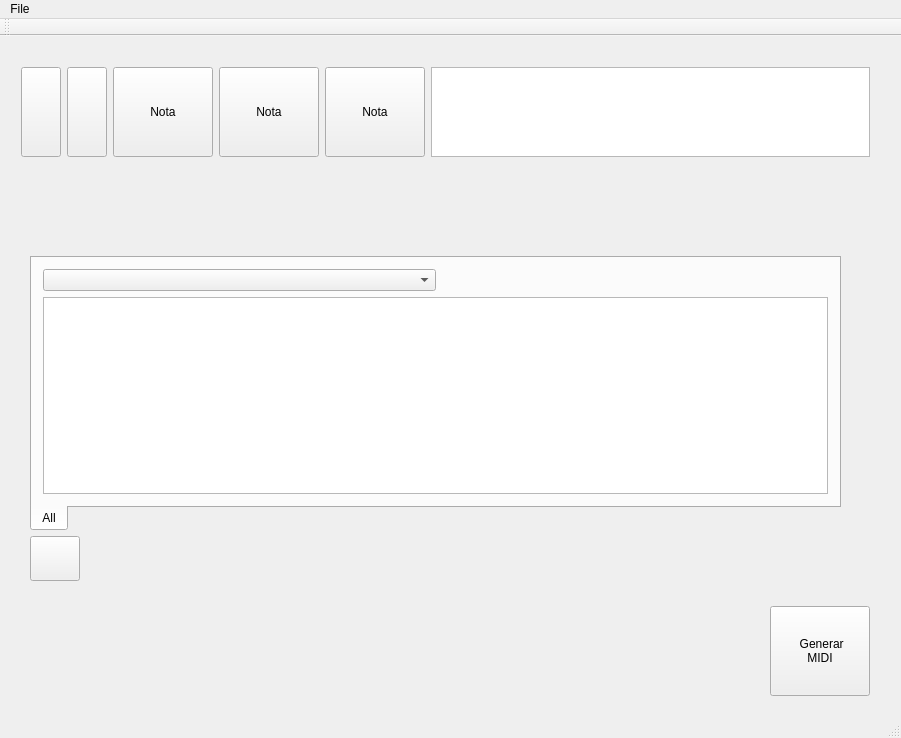
<?xml version="1.0" encoding="UTF-8"?>
<ui version="4.0">
 <class>QJmidi</class>
 <widget class="QMainWindow" name="QJmidi">
  <property name="geometry">
   <rect>
    <x>0</x>
    <y>0</y>
    <width>901</width>
    <height>738</height>
   </rect>
  </property>
  <property name="windowTitle">
   <string>QJmidi</string>
  </property>
  <widget class="QWidget" name="centralWidget">
   <widget class="QPushButton" name="pb_generar_midi">
    <property name="geometry">
     <rect>
      <x>770</x>
      <y>570</y>
      <width>100</width>
      <height>90</height>
     </rect>
    </property>
    <property name="text">
     <string> Generar
MIDI</string>
    </property>
   </widget>
   <widget class="QTabWidget" name="tabWidget_tracks">
    <property name="enabled">
     <bool>true</bool>
    </property>
    <property name="geometry">
     <rect>
      <x>30</x>
      <y>220</y>
      <width>811</width>
      <height>275</height>
     </rect>
    </property>
    <property name="sizePolicy">
     <sizepolicy hsizetype="MinimumExpanding" vsizetype="MinimumExpanding">
      <horstretch>0</horstretch>
      <verstretch>0</verstretch>
     </sizepolicy>
    </property>
    <property name="tabPosition">
     <enum>QTabWidget::South</enum>
    </property>
    <property name="currentIndex">
     <number>0</number>
    </property>
    <property name="elideMode">
     <enum>Qt::ElideNone</enum>
    </property>
    <property name="usesScrollButtons">
     <bool>true</bool>
    </property>
    <property name="documentMode">
     <bool>false</bool>
    </property>
    <property name="tabsClosable">
     <bool>false</bool>
    </property>
    <property name="movable">
     <bool>false</bool>
    </property>
    <property name="tabBarAutoHide">
     <bool>false</bool>
    </property>
    <widget class="QWidget" name="tab_0">
     <attribute name="title">
      <string>All</string>
     </attribute>
     <layout class="QVBoxLayout" name="verticalLayout">
      <item>
       <layout class="QHBoxLayout" name="horizontalLayout_2">
        <item>
         <widget class="QComboBox" name="cb_instrument">
          <property name="sizePolicy">
           <sizepolicy hsizetype="MinimumExpanding" vsizetype="Fixed">
            <horstretch>0</horstretch>
            <verstretch>0</verstretch>
           </sizepolicy>
          </property>
         </widget>
        </item>
        <item>
         <spacer name="horizontalSpacer">
          <property name="orientation">
           <enum>Qt::Horizontal</enum>
          </property>
          <property name="sizeHint" stdset="0">
           <size>
            <width>40</width>
            <height>20</height>
           </size>
          </property>
         </spacer>
        </item>
       </layout>
      </item>
      <item>
       <widget class="QGraphicsView" name="graphicsView_2"/>
      </item>
     </layout>
    </widget>
   </widget>
   <widget class="QWidget" name="layoutWidget">
    <property name="geometry">
     <rect>
      <x>10</x>
      <y>20</y>
      <width>871</width>
      <height>111</height>
     </rect>
    </property>
    <layout class="QHBoxLayout" name="horizontalLayout">
     <item>
      <widget class="QPushButton" name="pb_nota">
       <property name="sizePolicy">
        <sizepolicy hsizetype="Minimum" vsizetype="Fixed">
         <horstretch>0</horstretch>
         <verstretch>0</verstretch>
        </sizepolicy>
       </property>
       <property name="minimumSize">
        <size>
         <width>40</width>
         <height>90</height>
        </size>
       </property>
       <property name="text">
        <string/>
       </property>
       <property name="icon">
        <iconset resource="resources.qrc">
         <normaloff>:/icons/icons/quarter-note-512px.png</normaloff>:/icons/icons/quarter-note-512px.png</iconset>
       </property>
      </widget>
     </item>
     <item>
      <widget class="QPushButton" name="pb_rest">
       <property name="sizePolicy">
        <sizepolicy hsizetype="Minimum" vsizetype="Fixed">
         <horstretch>0</horstretch>
         <verstretch>0</verstretch>
        </sizepolicy>
       </property>
       <property name="minimumSize">
        <size>
         <width>40</width>
         <height>90</height>
        </size>
       </property>
       <property name="text">
        <string/>
       </property>
       <property name="icon">
        <iconset resource="resources.qrc">
         <normaloff>:/icons/icons/quarter-note-rest-512px.png</normaloff>:/icons/icons/quarter-note-rest-512px.png</iconset>
       </property>
      </widget>
     </item>
     <item>
      <widget class="QPushButton" name="pushButton_2">
       <property name="minimumSize">
        <size>
         <width>100</width>
         <height>90</height>
        </size>
       </property>
       <property name="text">
        <string>Nota</string>
       </property>
      </widget>
     </item>
     <item>
      <widget class="QPushButton" name="pushButton_3">
       <property name="minimumSize">
        <size>
         <width>100</width>
         <height>90</height>
        </size>
       </property>
       <property name="text">
        <string>Nota</string>
       </property>
      </widget>
     </item>
     <item>
      <widget class="QPushButton" name="pushButton_4">
       <property name="minimumSize">
        <size>
         <width>100</width>
         <height>90</height>
        </size>
       </property>
       <property name="text">
        <string>Nota</string>
       </property>
      </widget>
     </item>
     <item>
      <widget class="QPlainTextEdit" name="pte_output">
       <property name="sizePolicy">
        <sizepolicy hsizetype="Expanding" vsizetype="Minimum">
         <horstretch>0</horstretch>
         <verstretch>0</verstretch>
        </sizepolicy>
       </property>
       <property name="minimumSize">
        <size>
         <width>0</width>
         <height>90</height>
        </size>
       </property>
       <property name="maximumSize">
        <size>
         <width>16777215</width>
         <height>90</height>
        </size>
       </property>
       <property name="readOnly">
        <bool>true</bool>
       </property>
      </widget>
     </item>
    </layout>
   </widget>
   <widget class="QPushButton" name="pb_add_track_tab">
    <property name="geometry">
     <rect>
      <x>30</x>
      <y>500</y>
      <width>50</width>
      <height>45</height>
     </rect>
    </property>
    <property name="toolTip">
     <string>Añadir track</string>
    </property>
    <property name="text">
     <string/>
    </property>
    <property name="icon">
     <iconset resource="resources.qrc">
      <normaloff>:/icons/icons/add-512px.png</normaloff>:/icons/icons/add-512px.png</iconset>
    </property>
   </widget>
  </widget>
  <widget class="QMenuBar" name="menuBar">
   <property name="geometry">
    <rect>
     <x>0</x>
     <y>0</y>
     <width>901</width>
     <height>26</height>
    </rect>
   </property>
   <widget class="QMenu" name="menuFile">
    <property name="title">
     <string>File</string>
    </property>
    <addaction name="actionGenerate_Example"/>
   </widget>
   <addaction name="menuFile"/>
  </widget>
  <widget class="QToolBar" name="mainToolBar">
   <attribute name="toolBarArea">
    <enum>TopToolBarArea</enum>
   </attribute>
   <attribute name="toolBarBreak">
    <bool>false</bool>
   </attribute>
  </widget>
  <widget class="QStatusBar" name="statusBar"/>
  <action name="actionGenerate_Example">
   <property name="text">
    <string>Generate Example</string>
   </property>
  </action>
 </widget>
 <layoutdefault spacing="6" margin="11"/>
 <resources>
  <include location="resources.qrc"/>
 </resources>
 <connections/>
</ui>
